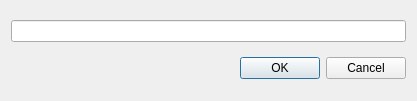
<?xml version="1.0" encoding="UTF-8"?>
<ui version="4.0">
 <class>InputPathDialog</class>
 <widget class="QDialog" name="InputPathDialog">
  <property name="geometry">
   <rect>
    <x>0</x>
    <y>0</y>
    <width>417</width>
    <height>101</height>
   </rect>
  </property>
  <property name="windowTitle">
   <string>Dialog</string>
  </property>
  <layout class="QVBoxLayout" name="verticalLayout">
   <item>
    <widget class="QLineEdit" name="lineEdit"/>
   </item>
   <item>
    <widget class="QDialogButtonBox" name="buttonBox">
     <property name="orientation">
      <enum>Qt::Horizontal</enum>
     </property>
     <property name="standardButtons">
      <set>QDialogButtonBox::Cancel|QDialogButtonBox::Ok</set>
     </property>
    </widget>
   </item>
  </layout>
 </widget>
 <resources/>
 <connections>
  <connection>
   <sender>buttonBox</sender>
   <signal>accepted()</signal>
   <receiver>InputPathDialog</receiver>
   <slot>accept()</slot>
   <hints>
    <hint type="sourcelabel">
     <x>248</x>
     <y>254</y>
    </hint>
    <hint type="destinationlabel">
     <x>157</x>
     <y>274</y>
    </hint>
   </hints>
  </connection>
  <connection>
   <sender>buttonBox</sender>
   <signal>rejected()</signal>
   <receiver>InputPathDialog</receiver>
   <slot>reject()</slot>
   <hints>
    <hint type="sourcelabel">
     <x>316</x>
     <y>260</y>
    </hint>
    <hint type="destinationlabel">
     <x>286</x>
     <y>274</y>
    </hint>
   </hints>
  </connection>
 </connections>
</ui>
